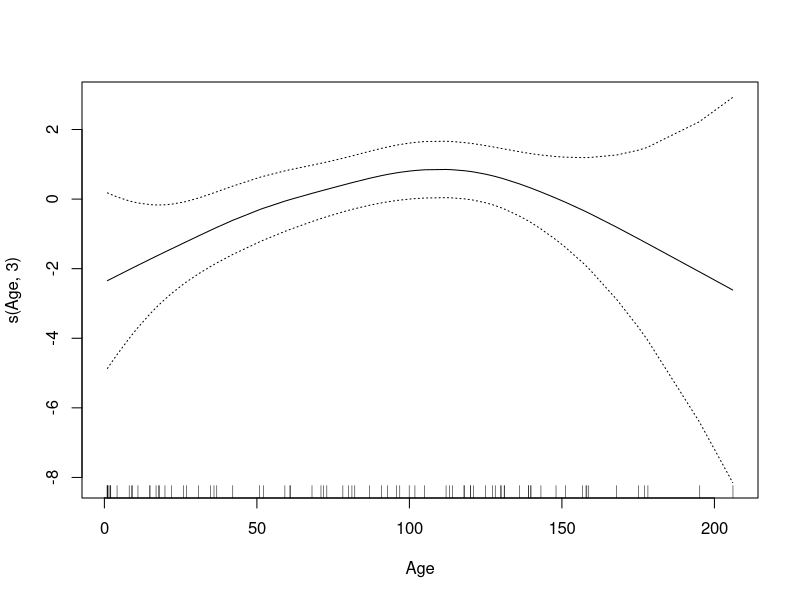
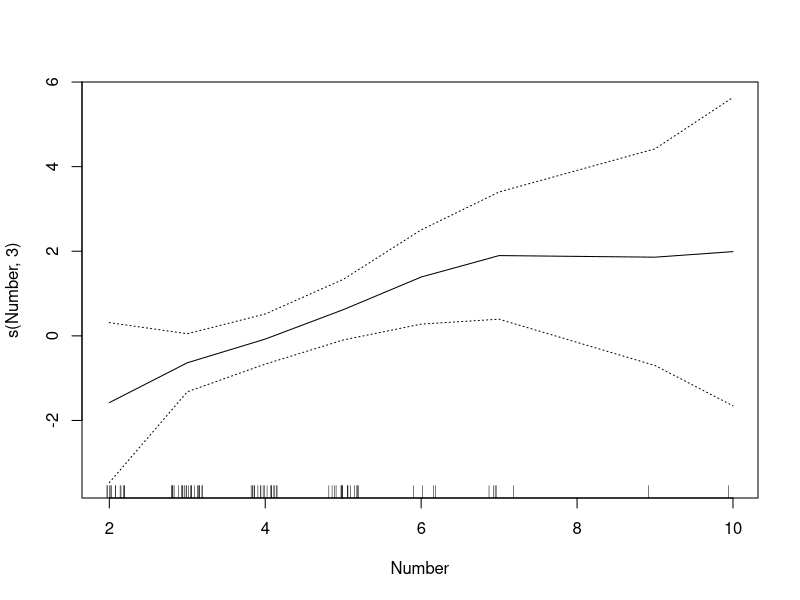

Write the R code that produced these figures, in order.
library(gam)
data(kyphosis)
out = gam(Kyphosis~s(Age,3)+ s(Number,3),family=binomial,data=kyphosis)
out.pred = predict(out,se.fit=TRUE,type='response')
plot(out,se=T)

attach(kyphosis)
out = gam(Kyphosis~s(Age,3)+ s(Number,3),family=binomial,data=kyphosis)
Xtest = data.frame('Age'=10,'Number'=4) #Age = 10, Number  = 4

##
# Three ways of generating output
##
predict(out,Xtest,type='response')#prints predictions but doesn't save 
out.pred = predict(out,Xtest,type='response')#saves predictions but doesn't print
(out.pred = predict(out,Xtest,type='response'))#does both

### Compare this to logistic regression:
###    glm(Kyphosis~Age + Number,family=binomial,data=kyphosis)
